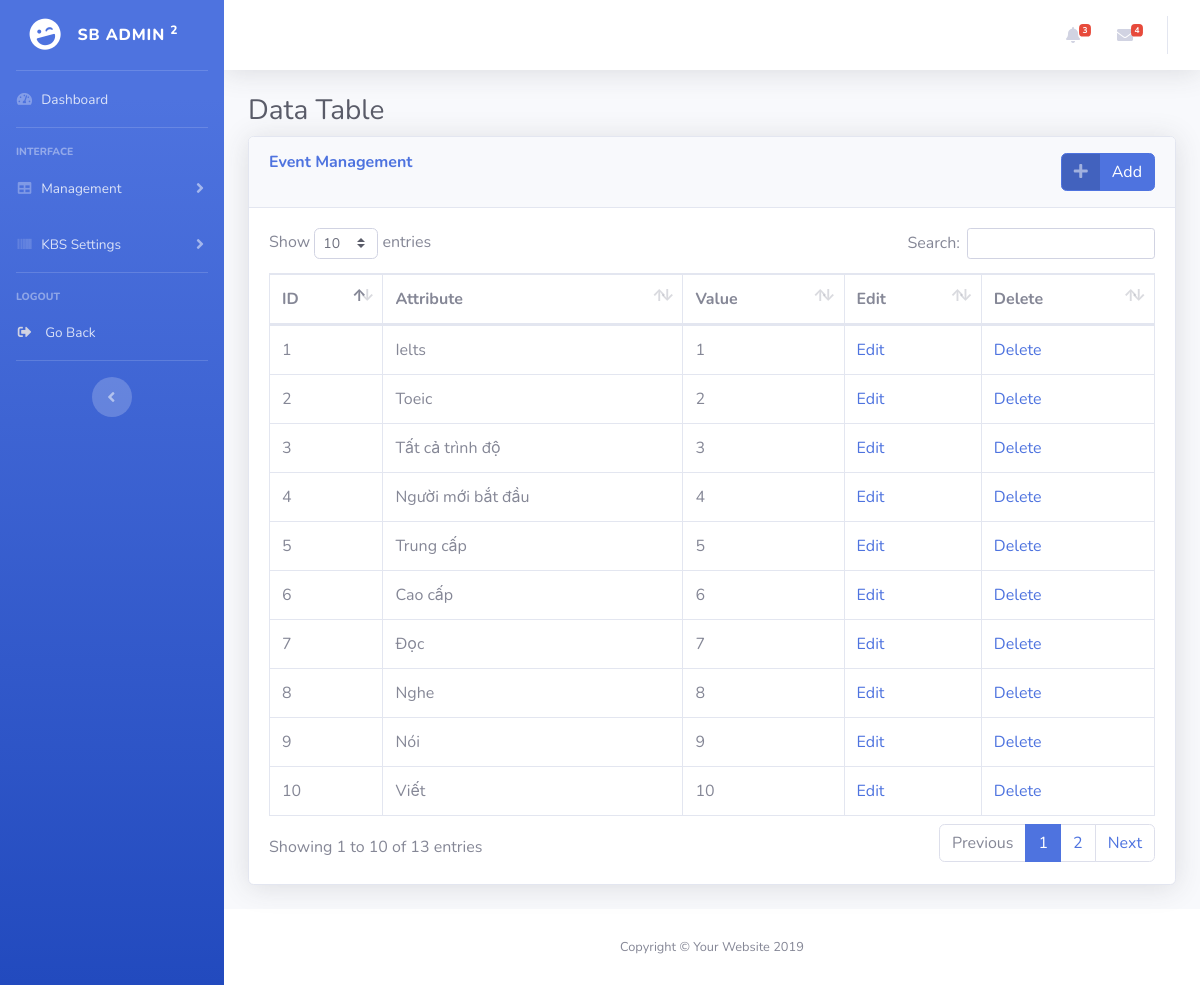
The page /admin/Event.php on the database its author committed.
### tables this page shows
CREATE TABLE `event` (
  `ID` int(11) NOT NULL,
  `Attribute` varchar(50) NOT NULL,
  `Value` varchar(11) NOT NULL
);

### admin/DataProvider.php (called while the page is built, shortened)
<?php
class DataProvider
{
	public static function ExecuteQuery($sql)
	{
		$connection = mysqli_connect("localhost","root","", "darksoulofweb") or
			die ("couldn't connect to localhost");
		mysqli_query($connection, "set names 'utf8'");
		$result = mysqli_query($connection, $sql);
		return $result;
	}
}
?>

### admin/Event.php (the view, shortened to what this page needs)
<?php include("DataProvider.php"); ?>
<!DOCTYPE html>
<html>
<head>
  <link href="vendor/fontawesome-free/css/all.min.css" rel="stylesheet" type="text/css">
  <link href="css/sb-admin-2.min.css" rel="stylesheet">
  <link href="vendor/datatables/dataTables.bootstrap4.min.css" rel="stylesheet">
</head>
<body id="page-top">
  <div id="wrapper">
    <?php include_once("Sidebar.php"); ?>
    <div id="content-wrapper" class="d-flex flex-column">
      <div id="content">
        <?php include_once("Topbar.php"); ?>
        <div class="container-fluid">
          <h1 class="h3 mb-2 text-gray-800">Data Table</h1>
         <div class="card shadow mb-4">
            <div class="card-header py-3">
              <a href="InsertEvent.php?id=<?php echo $_GET['id']?>" class="btn btn-primary btn-icon-split float-right">
                  <span class="icon text-white-50">
                    <i class="fas fa-plus"></i>
                  </span>
                  <span class="text">Add</span>
                </a>
              <h6 class="m-0 font-weight-bold text-primary">Event Management</h6>
            </div>
            <div class="card-body">
              <div class="table-responsive">
                <table class="table table-bordered" id="dataTable" width="100%" cellspacing="0">
                  <thead>
                    <tr>
                      <th>ID</th>
                      <th>Attribute</th>
                      <th>Value</th>
                      <th>Edit</th>
                      <th>Delete</th>
                    </tr>
                  </thead>
                  <tbody>
                    <?php
                        $result = DataProvider::ExecuteQuery("SELECT * from event");
                        while($row = mysqli_fetch_assoc($result)) {
                    ?>
                    <tr>
                      <td><?php echo $row["ID"]; ?></td>
                      <td><?php echo $row["Attribute"]; ?></td>
                      <td><?php echo $row["Value"]; ?></td>
                      <td><a href="UpdateEvent.php?id=<?php echo $_GET['id']?>&ID=<?php echo $row["ID"]; ?>">Edit</a></td>
                      <td><a href="Processes/DeleteE.php?id=<?php echo $_GET['id']?>&ID=<?php echo $row["ID"]; ?>">Delete</a></td>
                    </tr>
                        <?php } ?>
                  </tbody>
                </table>
              </div>
            </div>
          </div>
        </div>
      </div>
      <footer class="sticky-footer bg-white">
        <div class="container my-auto">
          <div class="copyright text-center my-auto">
            <span>Copyright &copy; Your Website 2019</span>
          </div>
        </div>
      </footer>
    </div>
  </div>
</body>
</html>

### admin/Sidebar.php (shortened to what this page needs)
<ul class="navbar-nav bg-gradient-primary sidebar sidebar-dark accordion" id="accordionSidebar">
<a class="sidebar-brand d-flex align-items-center justify-content-center" href="index.php?id=<?php echo $_GET['id']?>">
  <div class="sidebar-brand-icon rotate-n-15">
    <i class="fas fa-laugh-wink"></i>
  </div>
  <div class="sidebar-brand-text mx-3">SB Admin <sup>2</sup></div>
</a>
<hr class="sidebar-divider my-0">
<li class="nav-item">
  <a class="nav-link" href="index.php?id=<?php echo $_GET['id']?>">
    <i class="fas fa-fw fa-tachometer-alt"></i>
    <span>Dashboard</span></a>
</li>
<hr class="sidebar-divider">
<div class="sidebar-heading">
  Interface
</div>
<li class="nav-item">
  <a class="nav-link collapsed" href="#" data-toggle="collapse" data-target="#collapseOne" aria-expanded="true" aria-controls="collapseTwo">
    <i class="fas fa-fw fa-table"></i>
    <span>Management</span>
  </a>
</li>
<li class="nav-item">
  <a class="nav-link collapsed" href="#" data-toggle="collapse" data-target="#collapseTwo" aria-expanded="true" aria-controls="collapseTwo">
    <i class="fas fa-fw fa-barcode"></i>
    <span>KBS Settings</span>
  </a>
</li>
<hr class="sidebar-divider">
<div class="sidebar-heading">
  Logout
</div>
<li class="nav-item">
  <a class="nav-link" href="" data-toggle="modal" data-target="#logoutModal">
    <i class="fas fa-sign-out-alt fa-sm fa-fw mr-2 text-gray-400"></i>
    <span>Go Back</span></a>
</li>
<hr class="sidebar-divider d-none d-md-block">
<div class="text-center d-none d-md-inline">
  <button class="rounded-circle border-0" id="sidebarToggle"></button>
</div>
</ul>

### admin/Topbar.php (shortened to what this page needs)
<nav class="navbar navbar-expand navbar-light bg-white topbar mb-4 static-top shadow">
<ul class="navbar-nav ml-auto">
  <li class="nav-item dropdown no-arrow mx-1">
    <a class="nav-link dropdown-toggle" href="#" id="alertsDropdown" role="button" data-toggle="dropdown" aria-haspopup="true" aria-expanded="false">
      <i class="fas fa-bell fa-fw"></i>
      <span class="badge badge-danger badge-counter">3</span>
    </a>
  </li>
  <li class="nav-item dropdown no-arrow mx-1">
    <a class="nav-link dropdown-toggle" href="#" id="messagesDropdown" role="button" data-toggle="dropdown" aria-haspopup="true" aria-expanded="false">
      <i class="fas fa-envelope fa-fw"></i>
      <span class="badge badge-danger badge-counter">4</span>
    </a>
  </li>
</ul>
</nav>

### rows shown on the page
event: ID "1", Attribute "Ielts", Value "1"
event: ID "2", Attribute "Toeic", Value "2"
event: ID "3", Attribute "Tất cả trình độ", Value "3"
event: ID "4", Attribute "Người mới bắt đầu", Value "4"
event: ID "5", Attribute "Trung cấp", Value "5"
event: ID "6", Attribute "Cao cấp", Value "6"
event: ID "7", Attribute "Đọc", Value "7"
event: ID "8", Attribute "Nghe", Value "8"
event: ID "9", Attribute "Nói", Value "9"
event: ID "10", Attribute "Viết", Value "10"
